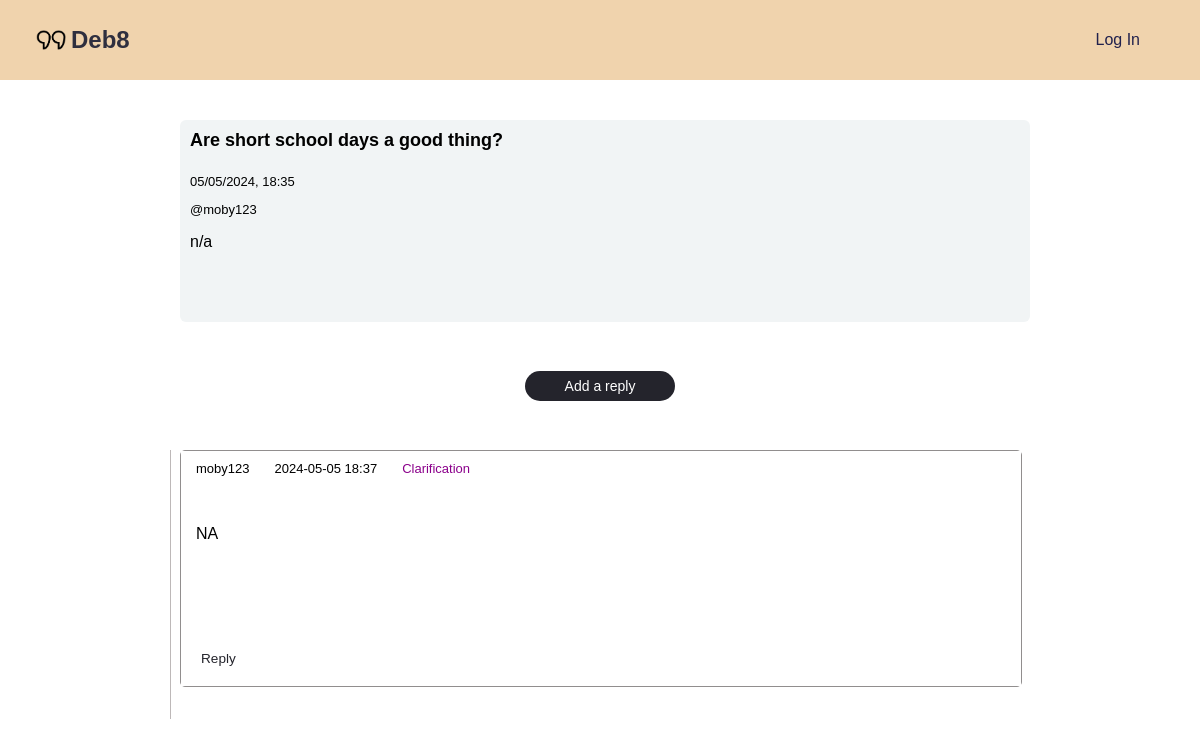
The app's page /claim/183 with its own data.
### tables this page shows
CREATE TABLE claim (
    claimID INTEGER PRIMARY KEY AUTOINCREMENT,
    topic INTEGER NOT NULL REFERENCES topic(topicID) ON DELETE CASCADE ON UPDATE CASCADE,
    postingUser INTEGER REFERENCES user(userID) ON DELETE SET NULL ON UPDATE CASCADE,
    creationTime INTEGER NOT NULL DEFAULT (strftime('%m/%d/%Y %H:%M', 'now')),
    updateTime INTEGER NOT NULL DEFAULT (strftime('%m/%d/%Y %H:%M', 'now')),
    claimHeader VARCHAR(100),
    text TEXT NOT NULL
);

CREATE TABLE replyToClaim (
    replyToClaimID INTEGER NOT NULL PRIMARY KEY AUTOINCREMENT,
    reply INTEGER NOT NULL REFERENCES replyText (replyTextID) ON DELETE CASCADE ON UPDATE CASCADE,
    claim INTEGER NOT NULL REFERENCES claim (claimID) ON DELETE CASCADE ON UPDATE CASCADE,
    replyToClaimRelType INTEGER NOT NULL REFERENCES replyToClaimType(claimReplyTypeID) ON DELETE CASCADE ON UPDATE CASCADE
);

CREATE TABLE replyText (
    replyTextID INTEGER NOT NULL PRIMARY KEY AUTOINCREMENT,
    postingUser INTEGER REFERENCES user(userID) ON DELETE SET NULL ON UPDATE CASCADE,
    creationTime INTEGER NOT NULL,
    text TEXT NOT NULL
);

### app.py (the view)
@app.route('/claim/<int:claim_id>')
def view_claim(claim_id):
    try:
        with sqlite3.connect('debate.sqlite') as connection:
            cursor = connection.cursor()
            cursor.execute("""
                SELECT c.*, t.claimRelType
                FROM claim AS c
                LEFT JOIN claimToClaim AS cc ON c.claimID = cc.first OR c.claimID = cc.second
                LEFT JOIN claimToClaimType AS t ON cc.claimRelType = t.claimRelTypeID
                WHERE c.claimID = ?
            """, (claim_id,))
            claim_data = cursor.fetchone()
            if claim_data is None:
                return "Claim not found", 404
            claim = {
                'claimID': claim_data[0],
                'topic': claim_data[1],
                'postingUser': claim_data[2],
                'creationTime': claim_data[3],
                'updateTime': claim_data[4],
                'claimHeader': claim_data[5],
                'text': claim_data[6],
            }
            claim_type = map_claim_type(claim_data[7]) if claim_data[7] else "Unknown Type"
            cursor.execute("""
                SELECT r.replyToClaimID, r.reply, r.claim, r.replyToClaimRelType, t.text, t.postingUser, t.creationTime,
                       (SELECT COUNT(*) FROM replyToReply WHERE parent = r.reply) AS numReplies
                FROM replyToClaim AS r
                JOIN replyText AS t ON r.reply = t.replyTextID
                WHERE r.claim = ?
                ORDER BY t.creationTime DESC
            """, (claim_id,))
            replies = cursor.fetchall()
            replies_data = []
            for reply in replies:
                cursor.execute("""
                    SELECT rr.replyToReplyID, rr.parent, rr.replyToReplyRelType, rt.text, rt.postingUser, rt.creationTime
                    FROM replyToReply AS rr
                    JOIN replyText AS rt ON rr.reply = rt.replyTextID
                    WHERE rr.parent = ?
                    ORDER BY rt.creationTime DESC
                """, (reply[0],))
                sub_replies = cursor.fetchall()
                sub_replies_data = [
                    {
                    'replyToReplyID': sub_reply[0],
                    'parent': sub_reply[1],
                    'replyText': sub_reply[3],
                    'postingUser': sub_reply[4],
                    'creationTime': sub_reply[5],
                    'replyToReplyRelType': map_reply_to_reply_type(sub_reply[2])
                    }
                for sub_reply in sub_replies
                ]
                replies_data.append({
                    'replyToClaimID': reply[0],
                    'reply': reply[1],
                    'claim': reply[2],
                    'replyToClaimRelType': map_reply_type(str(reply[3])),
                    'replyText': reply[4],
                    'postingUser': reply[5],
                    'creationTime': reply[6],
                    'numReplies': reply[7],
                    'subReplies': sub_replies_data,
                })
            context = {
                'claim': claim,
                'claimType': claim_type,
                'replies': replies_data,
                'logged_in': session.get('logged_in', False),
                'username': session.get('username', None)
            }
            return render_template('claim.html', context=context)
    except Exception as e:
        return f"An error occurred: {e}"

### app.py (called while the page is built)
def map_reply_type(reply_type):
    types = {
        '1': "Clarification",
        '2': "Supporting Argument",
        '3': "Counterargument"
    }
    return types.get(reply_type, "Unknown Type")  # Providing a default for undefined types

def map_claim_type(claim_type_id):
    print("Received claim_type_id:", claim_type_id)  # Add this to check what's being passed
    claim_types = {
        '1': "Opposed",
        '2': "Equivalent"
    }
    return claim_types.get(str(claim_type_id), "Unknown Type")  # Ensure string conversion

### templates/claim.html (shortened to what this page needs)
{% extends "base.html" %}
{% block head %}
<link rel="stylesheet" type="text/css" href="{{url_for('static', filename='topic.css')}}">
{% endblock %}
{% block content %}
<div class="main-container">
    <div class="claim-main-cont">
        <div class="thesis">
            <div class="first-cont">
                <p id="header">{{context.claim.claimHeader}}</p>
                <p class="info" id="time">{{context.claim.creationTime}}</p>
            </div>
            <p class="info-user">@{{context.claim.postingUser}}</p>
            <div class="claim-info">
                <div class="text">
                    <p>{{context.claim.text}}</p>
                </div>
            </div>
        </div>
        <div class="plus-sign">
            <a id="plus-sign" class="add">Add a reply</a>
        </div>
        <div class="replies">
            {% for reply in context.replies %}
                <div class="one-reply">
                    <div class="reply-body" data-reply-id="{{ reply.replyToClaimID }}">
                        <div class="r-header">
                            <p class="reply-info-user">{{ reply.postingUser }}</p>
                            <p class="reply-info-time">{{ reply.creationTime }}</p>
                            <p class="reply-type-info" id="selectedReplyType">{{ reply.replyToClaimRelType }}</p>
                        </div>
                        <div class="r-body">
                            <p class="reply-text"> {{ reply.replyText }}</p>
                        </div>
                        <div class="reply-footer">
                            <a class="reply-btn" data-parent-id="{{ reply.replyToClaimID }}">Reply</a>
                        </div>
                    </div>
                </div>
            {% endfor %}
        </div>
    </div>
</div>
{% endblock %}

### static/base.css (style rules this page uses)
* { font-family: Arial; }
body { padding: 0; margin: 0; background-color: white; }
a { text-decoration: none; cursor: pointer; color: black; }

### static/topic.css (style rules this page uses)
.main-container { width: 100vw; min-height: 100vh; height: auto; display: flex; flex-direction: column; align-items: center; justify-content: flex-start; }
#header { color: black; font-size: 18px; font-weight: 600; margin-right: 7px; margin-top: 0; padding: 5px; }
#add, .add { display: flex; justify-content: center; align-items: center; height: 30px; width: 150px; color: white; background-color: #24242c; border-radius: 15px; font-size: 14px; }
.claim-info { display: flex; flex-direction: column; margin-left: 5px; align-items: flex-start; width: 90%; min-height: 100px; margin-left: 5px; }
.info { font-size: 13px; margin: 0 0 0 5px; }
.info-user { margin-left: 5px; margin-bottom: 0; font-size: 13px; }
.first-cont { display: flex; flex-direction: column; height: auto; min-width: 200px; justify-content: flex-start; align-items: flex-start; }
.claim-main-cont { display: flex; flex-direction: column; width: 70%; height: 100%; min-height: 600px; }
.thesis { display: flex; flex-direction: column; width: 100%; height: 30%; justify-content: flex-start; align-items: flex-start; border-radius: 6px; background-color: #f1f4f5;; padding: 5px; margin-top: 5vh; }
.replies { display: flex; flex-direction: column; width: 100%; height: auto; }
.plus-sign { display: flex; justify-content: center; align-items: center; width: 100%; height: 10vh; margin: 3vh 0; }
.reply-body { display: flex; flex-direction: column; height: 25%; width: 100%; border-radius: 5px; margin-bottom: 4vh; background-color: white; border: 1px solid #918e8e; }
.one-reply:before { content: ""; background-color: rgb(189, 184, 184); position: absolute; min-height: 100%; width: 1px; margin-left: -10px; }
.reply-body p { margin-left: 5px; padding: 10px; }
.reply-text { min-height: 100px; height: auto; }
.r-header { display: flex; width: 100%; justify-content: flex-start; align-items: center; height: auto; background-color: white; }
.r-body { display: flex; width: 100%; justify-content: flex-start; align-items: center; background-color: white; }
.reply-info-user { margin-left: 5px; font-size: 13px; margin-top: 0; }
.reply-info-time { font-size: 13px; margin-top: 0; margin-left: 5px; }
.reply-type-info { color: darkmagenta; font-size: 13px; margin-top: 0; margin-left: 20px; }
.reply-footer { display: flex; font-size: 0.85rem; justify-content: flex-start; align-items: center; background-color: white; }
.reply-btn { color: #24242c; width: 20%; padding: 0 0 20px 20px; }
.one-reply { position: relative; margin-bottom: 8vh; }

### records on screen
claim: claim.claimHeader "Are short school days a good thing?", claim.creationTime "05/05/2024, 18:35", claim.postingUser "moby123", claim.text "n/a"
replyToClaim: postingUser "moby123", creationTime "2024-05-05 18:37", replyToClaimRelType "Clarification", replyText "NA"
